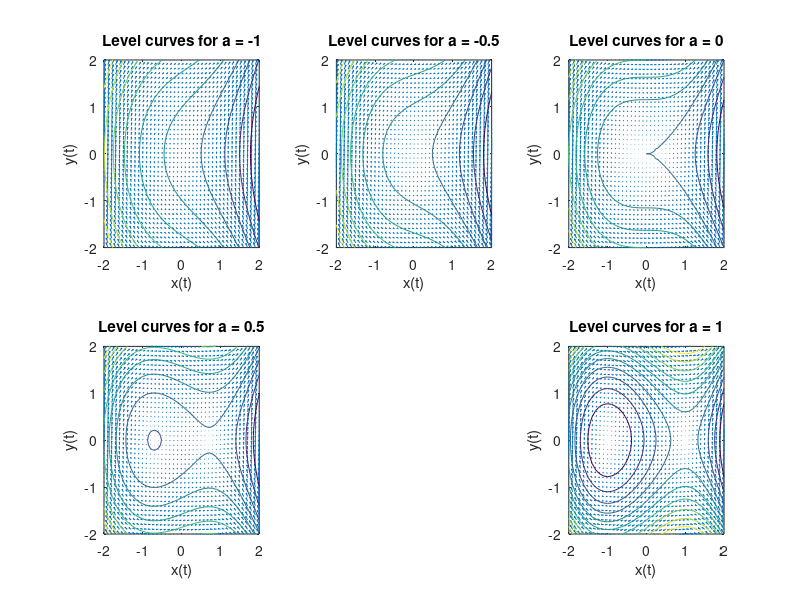

This chart was generated by the following MATLAB code:
[x_0, y_0] = meshgrid(-2:.1:2, -2:.1:2);

subplot(2,3,1)
a = -1;
dxdt = y_0; 
dydt = x_0.^2 - a;
H = .5* y_0.^2 - x_0.^3/3 + a*x_0;
quiver(x_0,y_0,dxdt,dydt)
hold on;
contour(x_0,y_0,H)
hold off
xlabel('x(t)')
ylabel('y(t)')
title('Level curves for a = -1')

subplot(2,3,2)
a = -.5;
dxdt = y_0; 
dydt = x_0.^2 - a;
H = .5* y_0.^2 - x_0.^3/3 + a*x_0;
quiver(x_0,y_0,dxdt,dydt)
hold on;
contour(x_0,y_0,H)
hold off
xlabel('x(t)')
ylabel('y(t)')
title('Level curves for a = -0.5')

subplot(2,3,3)
a = 0;
dxdt = y_0; 
dydt = x_0.^2 - a;
H = .5* y_0.^2 - x_0.^3/3 + a*x_0;
quiver(x_0,y_0,dxdt,dydt)
hold on;
contour(x_0,y_0,H)
hold off
xlabel('x(t)')
ylabel('y(t)')
title('Level curves for a = 0')

subplot(2,3,4)
a = .5;
dxdt = y_0; 
dydt = x_0.^2 - a;
H = .5* y_0.^2 - x_0.^3/3 + a*x_0;
quiver(x_0,y_0,dxdt,dydt)
hold on;
contour(x_0,y_0,H)
hold off
xlabel('x(t)')
ylabel('y(t)')
title('Level curves for a = 0.5')


subplot(2,3,6)
a = 1;
dxdt = y_0; 
dydt = x_0.^2 - a;
H = .5* y_0.^2 - x_0.^3/3 + a*x_0;
quiver(x_0,y_0,dxdt,dydt)
hold on;
contour(x_0,y_0,H)
hold off
xlabel('x(t)')
ylabel('y(t)')
title('Level curves for a = 1')
